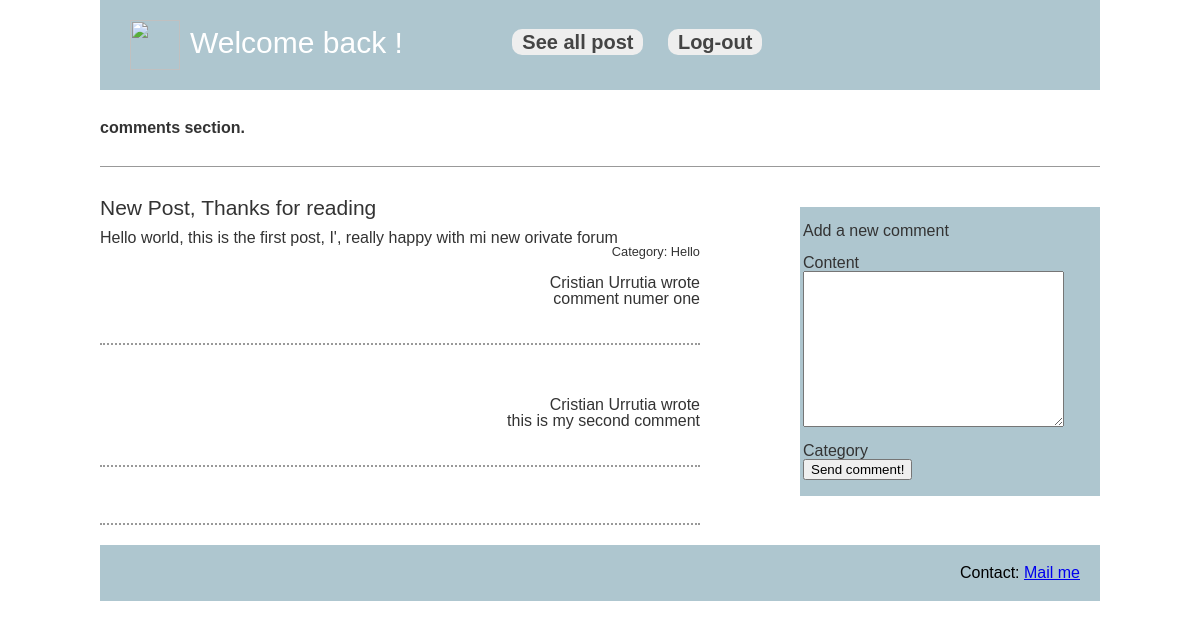
Page /site/comments.php?post_id=1 on the committed database.
### tables this page shows
CREATE TABLE IF NOT EXISTS `post` (
  `post_id` int(4) NOT NULL AUTO_INCREMENT,
  `user_id` int(4) NOT NULL,
  `title` varchar(250) NOT NULL,
  `content` varchar(1000) NOT NULL,
  `category` varchar(100) NOT NULL,
  `date_creation` timestamp NOT NULL DEFAULT CURRENT_TIMESTAMP,
  `date_update` timestamp NOT NULL ON UPDATE CURRENT_TIMESTAMP,
  PRIMARY KEY (`post_id`)
);

CREATE TABLE IF NOT EXISTS `comment` (
  `comment_id` int(4) NOT NULL AUTO_INCREMENT,
  `user_id` int(4) NOT NULL,
  `post_id` int(4) NOT NULL,
  `comment` varchar(1000) NOT NULL,
  `creation_date` timestamp NOT NULL DEFAULT CURRENT_TIMESTAMP,
  PRIMARY KEY (`comment_id`)
);

### site/comments.php (the view, shortened to what this page needs)
<head>
</head>
<?php
	require('functions/conection.php');
	@$post_id=$_GET['post_id'];
	?>
<!doctype html>
<html lang="en" >
<head>
    <link rel="stylesheet" href="style.css">
</head>
<body>
	<header>
		<div id="logo"><img src="http://html5-templates.com/logo.png">Welcome back <?php echo $_SESSION['name']?>! </div>
		<nav>
			<ul>
				<li><?php include("./header.php");?>
			</ul>
		</nav>
	</header>
	<section>
		<strong>comments section.</strong>	</section>
	<section id="pageContent">
		<main role="main">
		  <?php
		$sql = "select post_id, user_id, title, content, category, date_creation, date_update from post where post_id='$post_id'" ;
		$result=$mysqli->query($sql);
		$row = $result->num_rows;
		$rows = $result->fetch_assoc();
		if($row > 0) {
			?>
			<article>
				<h2><?php echo $rows['title'];?></h2>
				<p><?php echo $rows['content'];?></p>
				<div align="right"><span class="Estilo4">Category: <?php echo $rows['category'] ;?></span></div>
			   <?php
		}
		$sql = "select a.name, a.lastname, b.comment_id, b.user_id, b.post_id, b.comment, b.creation_date from comment b, admin a where a.id_admin=b.user_id and post_id='$post_id' order by comment_id asc" ;
		$result=$mysqli->query($sql);
		$row = $result->num_rows;
		if($row > 0) {
			while($rows = $result->fetch_assoc())
			{
			   ?>
			   <br/>
			    <div align="right"><?php echo $rows['name']." ".$rows['lastname']." wrote"; ?></div>
			    <div align="right"><?php echo $rows['comment'];?></div>
				<br><article> 				</article><br>
			<?php } ?>
		  </article>
			<?php
		}
		  ?>
		</main>
		<aside>
			<div>
			  <p>&nbsp;</p>
			  <form name="form1" method="post" action="comments.php?post_id=<?php echo $post_id ;?>" style="margin-left:3px">
			    <p>Add a new comment </p>
			    <p>&nbsp;</p>
			    <p>Content</p>
			    <p>
			      <label>
			      <textarea name="comment" cols="30" rows="10" id="comment" required></textarea>
			      </label>
</p>
			    <p>&nbsp;</p>
			    <p>Category</p>
			    <p>
			      <label>
			      <input type="submit" name="create" value="Send comment!">
			      </label>
			    </p>
			  </form>
			  <p>&nbsp;</p>
			</div>
	  </aside>
	</section>
<footer>
		<p>Contact: <a href="mailto:cris.urrutiavega@gmail.com">Mail me</a>		</p>
</footer>
</body>
</html>

### site/style.css (style rules this page uses)
html,body,div,span,object,iframe,h1,h2,h3,h4,h5,h6,p,blockquote,pre,abbr,address,cite,code,del,dfn,em,img,ins,kbd,q,samp,small,strong,sub,sup,var,b,i,dl,dt,dd,ol,ul,li,fieldset,form,label,legend,table,caption,tbody,tfoot,thead,tr,th,td,article,aside,canvas,details,figcaption,figure,footer,header,hgroup,menu,nav,section,summary,time,mark,audio,video { margin:0;padding:0;border:0;outline:0;font-size:100%;vertical-align:baseline;background:transparent }
body { line-height:1; font-family: arial; }
h2 { font-size: 21px; }
article,aside,details,figcaption,figure,footer,header,hgroup,menu,nav,section { display:block }
nav ul { list-style:none }
a { margin:0;padding:0;font-size:100%;vertical-align:baseline;background:transparent }
input,select { vertical-align:middle }
header { background: #AEC6CF; padding: 20px 30px; max-width: 940px; margin: auto; }
nav { display: inline-block; }
nav ul li { display: inline-block; margin: 10px; }
nav ul { list-style: none; }
#pageContent { max-width: 1000px; margin: auto; border: none; }
main { float: left; width: 60%; }
aside { float: right; width: 30%; }
article { border-bottom: 2px dotted #999; padding-bottom: 20px; margin-bottom: 20px; }
article h2 { font-weight: normal; margin-bottom: 12px; }
footer { background: #AEC6CF; max-width: 1000px; margin: auto; clear: both; text-align: right; }
footer p { padding: 20px; }
aside > div { margin: 10px auto; background: #AEC6CF; min-height: 100px; }
#logo { display: inline-block; vertical-align: middle; font-size: 30px; margin-right: 75px; color: #FFF; }
#logo img { width: 50px; vertical-align: middle; margin-right: 10px; }
body > section { max-width: 1000px; margin: auto; padding: 30px 0px; border-bottom: 1px solid #999; color: #333; }

### rows in the picture
post: title "New Post, Thanks for reading", content "Hello world, this is the first post, I', really happy with mi new orivate forum", category "Hello"
comment: user.name "Cristian", user.lastname "Urrutia", comment "comment numer one"
comment: user.name "Cristian", user.lastname "Urrutia", comment "this is my second comment"
